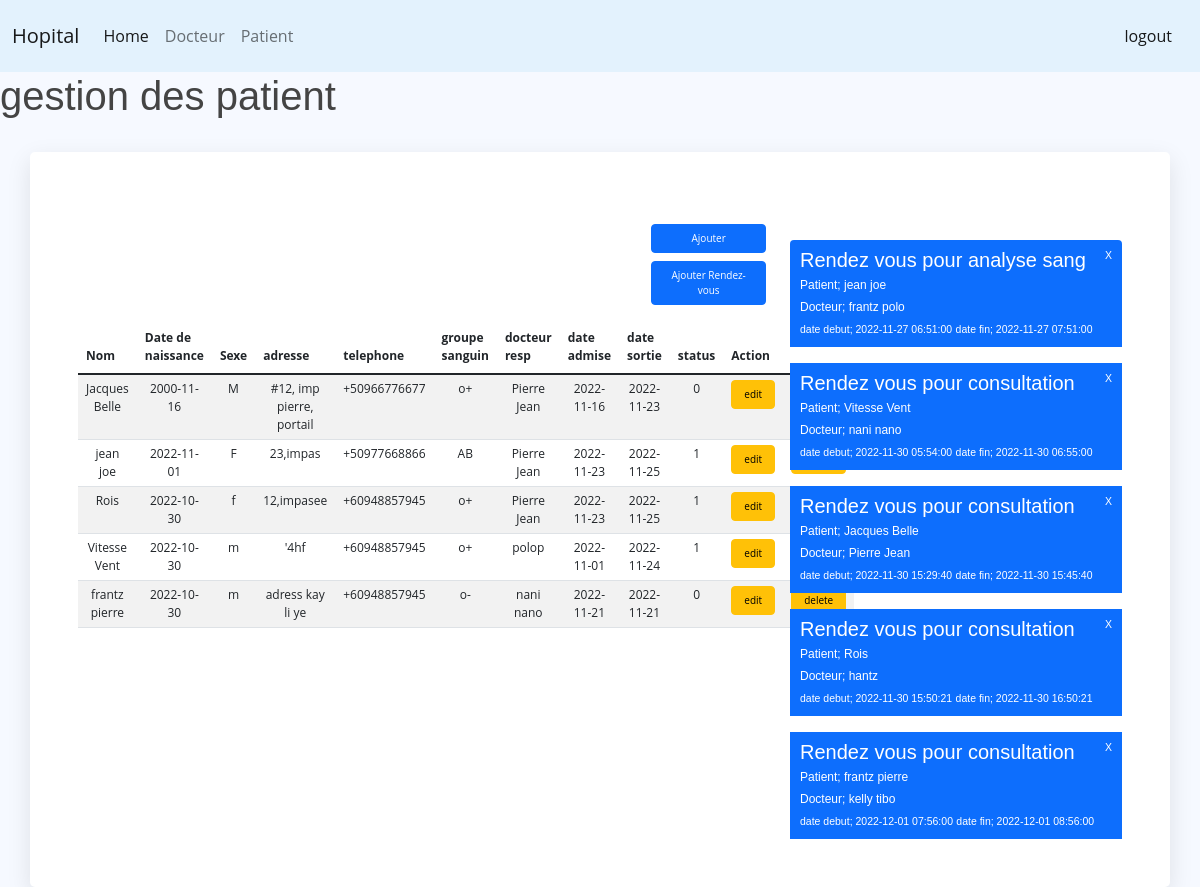
The page /patient/patientview.php on the database its author committed.
### tables this page shows
CREATE TABLE `patient` (
  `id` int(11) NOT NULL,
  `nom` varchar(50) NOT NULL,
  `username` varchar(50) NOT NULL,
  `password` varchar(50) NOT NULL,
  `date_naissance` date NOT NULL,
  `date_admis` date NOT NULL DEFAULT current_timestamp(),
  `date_sortie` date NOT NULL,
  `adresse` varchar(50) NOT NULL,
  `tel` varchar(15) NOT NULL,
  `groupe_sanguin` varchar(3) NOT NULL,
  `sexe` varchar(3) NOT NULL,
  `status` tinyint(1) NOT NULL,
  `doctor_id` int(11) NOT NULL
);

CREATE TABLE `docteur` (
  `id` int(11) NOT NULL,
  `nom` varchar(50) NOT NULL,
  `username` varchar(50) NOT NULL,
  `password` varchar(50) NOT NULL,
  `date_naissance` date NOT NULL,
  `titre` varchar(50) NOT NULL DEFAULT 'generaliste',
  `experience` int(11) NOT NULL,
  `status` tinyint(1) NOT NULL,
  `prix_consultation` int(11) NOT NULL
);

CREATE TABLE `priserendezvous` (
  `rendezID` int(11) NOT NULL,
  `datedebut` timestamp NOT NULL DEFAULT current_timestamp() ON UPDATE current_timestamp(),
  `datefin` timestamp NOT NULL DEFAULT '0000-00-00 00:00:00',
  `patientid` int(11) NOT NULL,
  `docteurid` int(11) NOT NULL,
  `motif` varchar(250) NOT NULL DEFAULT 'consultation'
);

### patient/patientview.php (the view, shortened to what this page needs)
<?php include '../common/head.php'?>
<?php include '../connect.php' ?>
<?php include_once '../common/navbar.php'?>
<h1>gestion des patient</h1>
<section class="container">
    <div class="row list-el pt-4 justify-content-between">
        <div class="col-8">
            <div class="mb-2">
                <button type="button" class="col-2 offset-10 btn btn-primary bout" data-bs-toggle="modal"
                    data-bs-target="#ajouterPatient">
                    Ajouter
                </button>
            </div>
            <div class="mb-2">
                <button type="button" class="col-2 offset-10 btn btn-primary bout" data-bs-toggle="modal"
                    data-bs-target="#prendreRendezvous">
                    Ajouter Rendez-vous
                </button>
            </div>
            <div class="col-">
                <table class="table table-striped mt-3">
                    <thead>
                        <tr>
                            <th scope="col">Nom</th>
                            <th scope="col">Date de naissance</th>
                            <th scope="col">Sexe</th>
                            <th scope="col">adresse</th>
                            <th scope="col">telephone</th>
                            <th scope="col">groupe sanguin</th>
                            <th scope="col">docteur resp</th>
                            <th scope="col">date admise</th>
                            <th scope="col">date sortie</th>
                            <th scope="col">status</th>
                            <th scope="col" colspan="2">Action</th>
                        </tr>
                    </thead>
                    <tbody id="sites-table">
                        <?php
                $test="SELECT patient.*, docteur.id as `idoc`, docteur.nom as `docteurnom` FROM `patient` INNER JOIN `docteur` ON patient.doctor_id=docteur.id; ";
                $selectAllPatientQuery = mysqli_query($linkDB,$test);
				while($row = mysqli_fetch_array($selectAllPatientQuery))
				{
                    ?>
                        <tr>
                            <td style="text-align:center;"> <?php echo $row['nom']?> </td>
                            <td style="text-align:center;"><?php echo $row['date_naissance']?></td>
                            <td style="text-align:center;"><?php echo $row['sexe']?></td>
                            <td style="text-align:center;"><?php echo $row['adresse']?></td>
                            <td style="text-align:center;"><?php echo $row['tel']?></td>
                            <td style="text-align:center;"><?php echo $row['groupe_sanguin']?></td>
                            <td style="text-align:center;"><?php echo $row['docteurnom']?></td>
                            <td style="text-align:center;"><?php echo $row['date_admis']?></td>
                            <td style="text-align:center;"><?php echo $row['date_sortie']?></td>
                            <td style="text-align:center;"><?php echo $row['status']?></td>
                            <td style="text-align:center;"><button class="btn btn-warning bout" data-bs-toggle="modal"
                                    type="button" data-bs-target="#updatePatient_modal<?php echo $row['id']?>"> edit
                                </button>
                            </td>
                            <td style="text-align:center;"><button class="btn btn-warning bout"
                                    onclick="confirmerDeletePatient(<?php echo $row['id']?>)">delete </button> </td>
                        </tr>
                        <?php } ?>
                    </tbody>
                </table>
            </div>
        </div>
        <div class="col-4 ">
            <div class="list-group">
                <?php
                            $selectAllDoctorQuery = mysqli_query($linkDB, "SELECT priserendezvous.*, docteur.id as `idoc`, docteur.nom as `docteurnom`, patient.id as `patientid`, patient.nom as `patientnom` FROM `priserendezvous` INNER JOIN `docteur` ON priserendezvous.docteurid=docteur.id INNER JOIN `patient` ON priserendezvous.patientid=patient.id ORDER BY `priserendezvous`.`datedebut` ASC;");
                            while($rendez = mysqli_fetch_array($selectAllDoctorQuery))
                            {
                        ?>
                <div class="list-group-item list-group-item-action active mt-3 py-2" aria-current="true">
                    <div class="d-flex w-100 justify-content-between">
                        <h5 class="mb-1">Rendez vous pour <?php echo $rendez['motif']?> </h5>
                        <small type="button" onclick="confirmerDeleteRendez(<?php echo $rendez['rendezID']?>)"> X
                        </small>
                    </div>
                    <p class="mb-1">Patient; <?php echo $rendez['patientnom']?></p>
                    <p class="mb-1">Docteur; <?php echo $rendez['docteurnom']?></p>
                    <small>date debut; <?php echo $rendez['datedebut']?></small>
                    <small>date fin; <?php echo $rendez['datefin']?></small>
                </div>
                <?php }?>
            </div>
        </div>
    </div>
</section>
<?php include '../common/footer.php'?>

### assets/style.css (style rules this page uses)
:root { scroll-behavior: smooth; }
body { font-family: "Open Sans", sans-serif; background: #f6f9ff; color: #444444; }
h1, h2, h3, h4, h5, h6 { font-family: "Nunito", sans-serif; }
.list-group-item { padding: 0 10px 0 10px; border: none; border-bottom: 1px solid #012970; font-size: 12px; font-weight: 500; color: #899bbd; font-family: "Poppins", sans-serif; }
.list-group-item:last-child { border-bottom-right-radius: 0; border-bottom-left-radius: 0; }
.list-el { font-size: 12px; }
.list-el td { padding-top: 5px; padding-bottom: 5px; }
.bout { font-size: 10px; }
.container { margin-top: 2rem; padding: 3rem; background-color: #fff; border-radius: 5px; box-shadow: 0 0.5rem 1.5rem rgba(0, 0, 0, 0.1); }

### rows shown on the page
patient: nom "Jacques Belle", date_naissance "2000-11-16", sexe "M", adresse "#12, imp pierre, portail", tel "+50966776677", groupe_sanguin "o+", doctor.nom "Pierre Jean", date_admis "2022-11-16", date_sortie "2022-11-23", status "0"
patient: nom "jean joe", date_naissance "2022-11-01", sexe "F", adresse "23,impas", tel "+50977668866", groupe_sanguin "AB", doctor.nom "Pierre Jean", date_admis "2022-11-23", date_sortie "2022-11-25", status "1"
patient: nom "Rois", date_naissance "2022-10-30", sexe "f", adresse "12,impasee", tel "+60948857945", groupe_sanguin "o+", doctor.nom "Pierre Jean", date_admis "2022-11-23", date_sortie "2022-11-25", status "1"
patient: nom "Vitesse Vent", date_naissance "2022-10-30", sexe "m", adresse "'4hf", tel "+60948857945", groupe_sanguin "o+", doctor.nom "polop", date_admis "2022-11-01", date_sortie "2022-11-24", status "1"
patient: nom "frantz pierre", date_naissance "2022-10-30", sexe "m", adresse "adress kay li ye", tel "+60948857945", groupe_sanguin "o-", doctor.nom "nani nano", date_admis "2022-11-21", date_sortie "2022-11-21", status "0"
priserendezvous: motif "analyse sang", patientid.nom "jean joe", docteurid.nom "frantz polo", datedebut "2022-11-27 06:51:00", datefin "2022-11-27 07:51:00"
priserendezvous: motif "consultation", patientid.nom "Vitesse Vent", docteurid.nom "nani nano", datedebut "2022-11-30 05:54:00", datefin "2022-11-30 06:55:00"
priserendezvous: motif "consultation", patientid.nom "Jacques Belle", docteurid.nom "Pierre Jean", datedebut "2022-11-30 15:29:40", datefin "2022-11-30 15:45:40"
priserendezvous: motif "consultation", patientid.nom "Rois", docteurid.nom "hantz", datedebut "2022-11-30 15:50:21", datefin "2022-11-30 16:50:21"
priserendezvous: motif "consultation", patientid.nom "frantz pierre", docteurid.nom "kelly tibo", datedebut "2022-12-01 07:56:00", datefin "2022-12-01 08:56:00"
